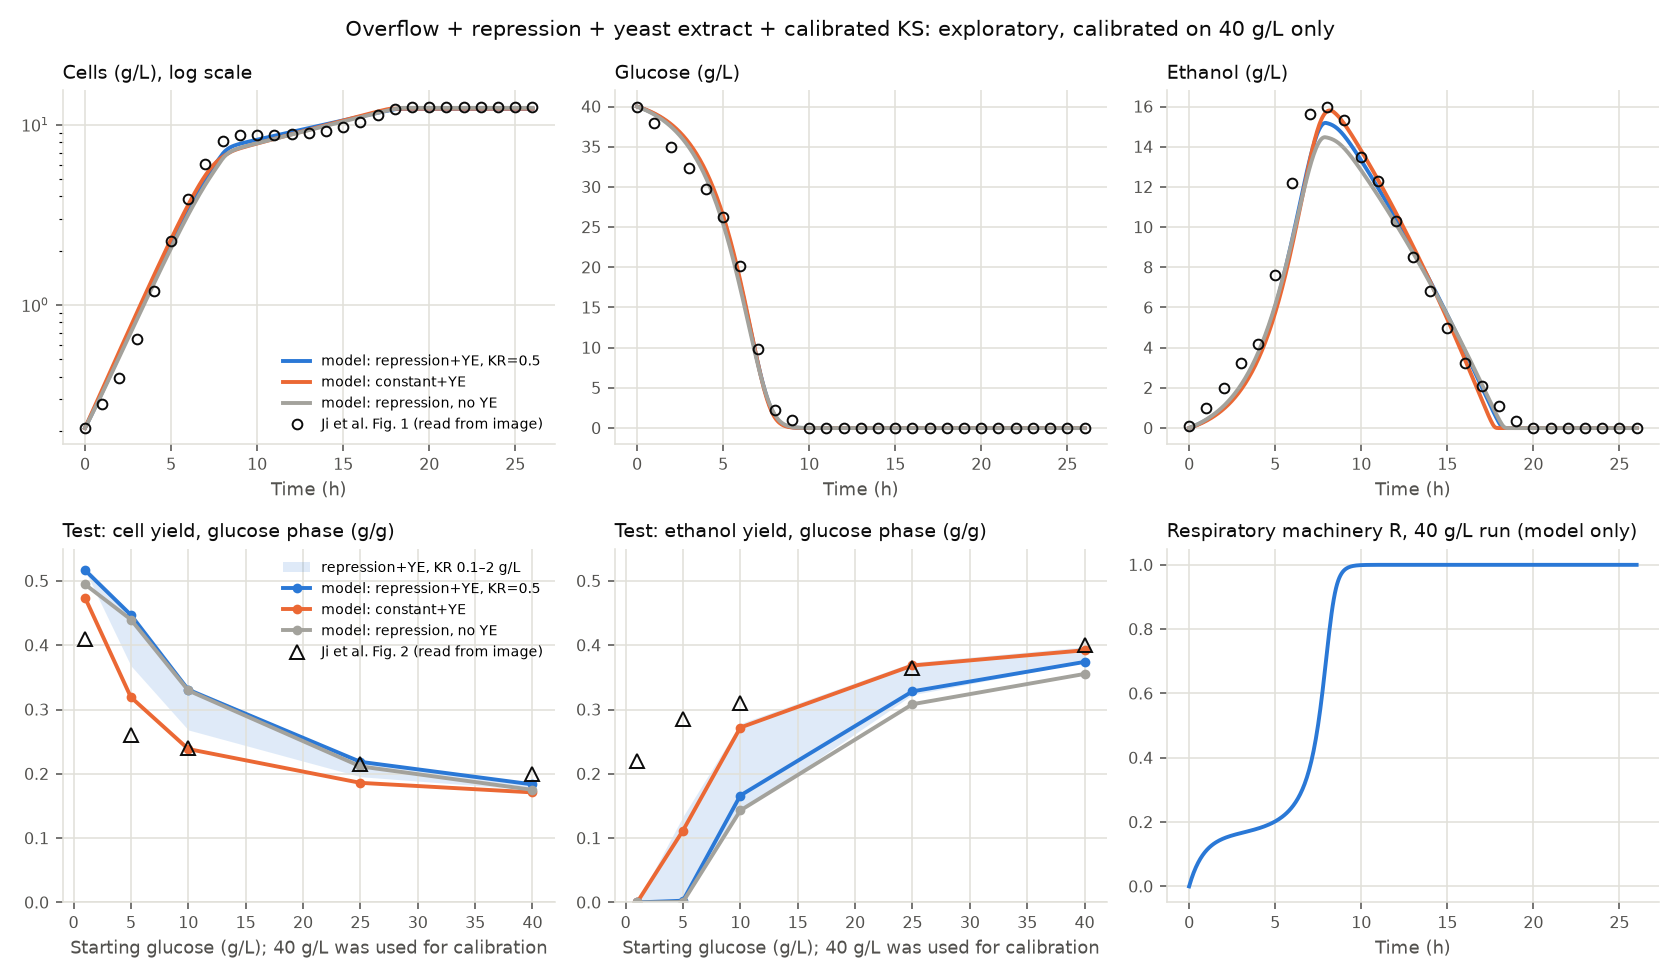

Write the Python code that produced this figure.
# /// script
# requires-python = ">=3.11"
# dependencies = ["numpy", "scipy", "matplotlib"]
# ///
"""EXPLORATORY: 003 plus KS (uptake half-speed point) calibrated instead of fixed.

Step 5 of the first goal (see docs/LEARNING.md). This is a learning model, not the engine.
Identical to 003_with_yeast_extract.py except that KS is calibrated on the 40 g/L run.
Why: with KS fixed at 0.1 g/L (Verduyn 1990, glucose-limited chemostat, where high-affinity
transporters dominate) the model cannot reproduce the glucose tail at 40 g/L. In high-glucose
batch, low-affinity transporters dominate: their half-speed points are about 9-18 g/L (Hxt1/3),
~1.8 g/L (Hxt2/4) and 0.2-0.4 g/L (Hxt6/7) (Reifenberger et al. 1997). That range is used as a
plausibility check on the fitted KS, not as a constraint. Caveat: in wild type at high glucose,
transport may not be what limits uptake (Elbing et al. 2004), so KS here is an effective value
for the whole uptake step, not a transporter constant.

Otherwise identical to 002_overflow_repression.py except for yeast extract (YE).

Why: a carbon balance on Ji et al.'s 40 g/L yields needs more carbon than the glucose supplies.
Ji's batch medium contains about 0.22 g yeast extract per g glucose (Table 1), and yeast extract
is about 0.43 g carbon per g (Schroeder-Kleeberg et al. 2025). See docs/reviews.

How YE is represented, as the simplest assumption and without claiming a mechanism: YE is
co-consumed with glucose in the ratio in which it was added, and each gram of YE consumed adds
Y_XYE grams of cells. Y_XYE is calibrated on the 40 g/L run only, together with the other
calibrated parameters.

What it represents, per gram of cells:
- Sugar uptake slows when sugar is scarce (qs = QS_MAX * S / (KS + S)).
- Uptake up to a threshold is respired, at a high yield. Uptake above the threshold
  overflows to ethanol, at a low yield. The model does not claim WHY the threshold
  exists; see docs/SOURCES.md for the competing explanations.
- Respiratory machinery R (0 = fully repressed, 1 = fully derepressed) sets the threshold.
  R recovers when sugar is low and is repressed when sugar is high. Ethanol can only be
  used as far as the machinery is back (R), and not while glucose is high.
- The cells start repressed (R0 = 0), because Ji et al. precultured them on 20 g/L glucose.

Deliberate simplifications: perfect mixing, enough oxygen and other nutrients, one
average cell, no lag, no death, no ethanol evaporation, no carry-over from the preculture.

Evidence split (agreed with Jakob): calibrate ONLY on Ji et al. Figure 1 (40 g/L), then
predict the glucose-phase yields at 1, 5, 10 and 25 g/L and compare with Figure 2.

Run with:  uv run explorations/004_calibrated_ks.py
"""

import csv
from dataclasses import dataclass, replace
from pathlib import Path

import matplotlib.pyplot as plt
import numpy as np
from scipy.integrate import solve_ivp
from scipy.optimize import least_squares

HERE = Path(__file__).parent

# --- Fixed parameters: literature (other strains) or derived. See docs/SOURCES.md. ---
Y_OX = 0.50  # g cells / g glucose respired (Postma 1989, CBS 8066 chemostat)
Y_RED = 0.10  # g cells / g glucose fermented (Verduyn 1990, anaerobic chemostat)
Y_ETOH = 0.45  # g ethanol / g glucose fermented. Derived: 0.51 stoichiometric maximum, minus
#               the carbon that goes into 0.10 g of cells (assumed composition CH1.8O0.5N0.2).
KS_LITERATURE = 0.1  # g/L, from Verduyn 1990 (~0.55 mM). REPLACED here by a calibrated p.ks.
KE = 0.1  # g/L, the same for ethanol. ASSUMPTION: order of magnitude, borrowed from KS_LITERATURE.
QCRIT_MAX = 0.8  # g glucose / g cells / h, threshold when derepressed (inferred from Postma 1989)
K_REP = 1.0  # 1/h, repression rate. NOT SOURCED and not calibrated. It is not irrelevant:
#             together with k_rec it sets how much machinery survives while glucose is high.
#             Only the balance between the two is visible in one run.
R0 = 0.0  # starting machinery: fully repressed (Ji et al. preculture)

# Starting glucose level at which repression is half-active. NOT SOURCED: shown as a range.
KR_VALUES = (0.1, 0.5, 2.0)

# Ji et al. Table 1: yeast extract (g/L) for each starting glucose level (g/L).
YE0 = {1: 0.2, 5: 1.1, 10: 2.2, 25: 5.6, 40: 8.9}

# Ji et al. Figure 2, read from the image. RESERVED AS THE TEST: never used for fitting.
FIG2 = {1: (0.41, 0.22), 5: (0.26, 0.285), 10: (0.24, 0.31), 25: (0.215, 0.365), 40: (0.20, 0.40)}


@dataclass(frozen=True)
class Params:
    qs_max: float  # g glucose / g cells / h
    qcrit_min: float  # g glucose / g cells / h, threshold when fully repressed
    k_rec: float  # 1/h, recovery rate of the machinery
    qe_max: float  # g ethanol / g cells / h
    y_xe: float  # g cells / g ethanol
    kr: float  # g/L, see KR_VALUES
    repression: bool = True  # False: constant threshold, machinery always available
    y_xye: float = 0.0  # g cells / g yeast extract consumed
    yeast_extract: bool = True
    ye_ratio: float = 0.0  # g YE per g glucose in the medium; set per run in simulate()
    ks: float = KS_LITERATURE  # g/L, calibrated


def rates(p: Params, x: float, s: float, e: float, r: float, ye: float) -> tuple[float, ...]:
    s, e = max(s, 0.0), max(e, 0.0)
    g = s / (s + p.kr)  # how strongly glucose is signalling "repress" (0..1)
    avail = r if p.repression else 1.0
    qs = p.qs_max * s / (p.ks + s)
    qcrit = p.qcrit_min + avail * (QCRIT_MAX - p.qcrit_min) if p.repression else p.qcrit_min
    q_resp = min(qs, qcrit)  # respired part of the uptake
    q_over = qs - q_resp  # overflow part, fermented to ethanol
    qe = p.qe_max * e / (KE + e) * avail * (1 - g)  # ethanol use needs machinery and low glucose
    q_ye = qs * p.ye_ratio if ye > 0 else 0.0  # co-consumed with glucose, in the medium's ratio
    mu = Y_OX * q_resp + Y_RED * q_over + p.y_xe * qe + p.y_xye * q_ye
    dx = mu * x
    ds = -qs * x
    de = (Y_ETOH * q_over - qe) * x
    dr = (p.k_rec * (1 - r) * (1 - g) - K_REP * r * g) if p.repression else 0.0
    return dx, ds, de, dr, -q_ye * x


def simulate(p: Params, s0: float, x0: float, t_end: float, t_eval=None):
    ye0 = YE0[int(s0)] if p.yeast_extract else 0.0
    p = replace(p, ye_ratio=ye0 / s0)
    sol = solve_ivp(
        lambda t, y: rates(p, *y), (0, t_end), [x0, s0, 0.0, R0, ye0],
        t_eval=t_eval, max_step=0.05, rtol=1e-7, atol=1e-9,
    )
    return sol.t, sol.y


def glucose_phase_yields(p: Params, s0: float, x0: float) -> tuple[float, float]:
    """Ji's definition: cells and ethanol formed per gram of glucose, up to glucose exhaustion."""
    t, (x, s, e, _, _) = simulate(p, s0, x0, t_end=40.0)
    i = int(np.argmax(s < 0.01 * s0))  # first time 99 % of the glucose is gone
    return (x[i] - x0) / s0, e[i] / s0


def load_fig1() -> dict[str, np.ndarray]:
    lines = [l for l in open(HERE / "data" / "ji2016_fig1_40gL.csv") if not l.startswith("#")]
    rows = list(csv.DictReader(lines))
    return {k: np.array([float(r[k]) for r in rows]) for k in rows[0]}


def calibrate(data: dict[str, np.ndarray], kr: float, repression: bool, yeast_extract: bool) -> Params:
    t = data["t_h"]

    def make(v) -> Params:
        return Params(*v[:5], kr=kr, repression=repression, yeast_extract=yeast_extract,
                      ks=v[5], y_xye=v[6] if yeast_extract else 0.0)

    def residuals(v):
        p = make(v)
        _, (x, s, e, _, _) = simulate(p, 40.0, data["cells_g_per_L"][0], t[-1], t_eval=t)
        if len(x) != len(t):
            return np.full(3 * len(t), 10.0)
        return np.concatenate([
            np.log(x) - np.log(data["cells_g_per_L"]),  # relative error on cells
            (s - data["glucose_g_per_L"]) / 10.0,  # ~0.2 g/L reading error scaled like the cells
            (e - data["ethanol_g_per_L"]) / 10.0,
        ])

    #         qs_max qcrit_min k_rec qe_max y_xe ks [y_xye]
    start = [2.0, 0.2, 1.0, 0.3, 0.4, 1.0] + ([0.3] if yeast_extract else [])
    lower = [0.2, 0.0, 0.01, 0.01, 0.05, 0.05] + ([0.0] if yeast_extract else [])
    upper = [10.0, QCRIT_MAX, 20.0, 3.0, 0.8, 30.0] + ([1.0] if yeast_extract else [])
    fit = least_squares(residuals, start, bounds=(lower, upper))
    return make(fit.x)


def main() -> None:
    data = load_fig1()
    x0 = data["cells_g_per_L"][0]  # same 5 % inoculum in every run
    models = {f"repression+YE, KR={kr}": calibrate(data, kr, True, True) for kr in KR_VALUES}
    models["constant+YE"] = calibrate(data, KR_VALUES[1], False, True)
    models["repression, no YE"] = calibrate(data, KR_VALUES[1], True, False)

    print("Calibrated on 40 g/L only:")
    for name, p in models.items():
        print(f"  {name:24s} qs_max={p.qs_max:.2f} qcrit_min={p.qcrit_min:.2f} "
              f"k_rec={p.k_rec:.2f} qe_max={p.qe_max:.2f} y_xe={p.y_xe:.2f} y_xye={p.y_xye:.2f} KS={p.ks:.2f}")

    print("\nTest: glucose-phase cell yield (g/g), model vs Ji Fig. 2")
    levels = sorted(FIG2)
    print("  S0      Ji  " + "  ".join(f"{n[:22]:>22s}" for n in models))
    table = {n: [glucose_phase_yields(p, s0, x0) for s0 in levels] for n, p in models.items()}
    for i, s0 in enumerate(levels):
        tag = "(calib.)" if s0 == 40 else ""
        print(f"  {s0:>3} {FIG2[s0][0]:6.2f}  " + "  ".join(f"{table[n][i][0]:22.2f}" for n in models) + f"  {tag}")
    print("\nTest: glucose-phase ethanol yield (g/g)")
    for i, s0 in enumerate(levels):
        print(f"  {s0:>3} {FIG2[s0][1]:6.2f}  " + "  ".join(f"{table[n][i][1]:22.2f}" for n in models))

    plot(data, models, table, levels)


def plot(data, models, table, levels) -> None:
    ink, muted, grid = "#0b0b0b", "#52514e", "#e1e0d9"
    main_name = "repression+YE, KR=0.5"
    colors = {main_name: "#2a78d6", "constant+YE": "#eb6834", "repression, no YE": "#a3a29c"}

    def style(ax, title):
        ax.set_title(title, loc="left", color=ink, fontsize=10)
        ax.grid(True, color=grid, linewidth=0.8)
        ax.tick_params(colors=muted, labelsize=8)
        for side in ("top", "right"):
            ax.spines[side].set_visible(False)
        for side in ("left", "bottom"):
            ax.spines[side].set_color(grid)

    fig, axes = plt.subplots(2, 3, figsize=(12, 7))
    t = np.linspace(0, 26, 400)
    for ax, key, title, log in (
        (axes[0, 0], "cells_g_per_L", "Cells (g/L), log scale", True),
        (axes[0, 1], "glucose_g_per_L", "Glucose (g/L)", False),
        (axes[0, 2], "ethanol_g_per_L", "Ethanol (g/L)", False),
    ):
        idx = {"cells_g_per_L": 0, "glucose_g_per_L": 1, "ethanol_g_per_L": 2}[key]
        for name, color in colors.items():
            _, y = simulate(models[name], 40.0, data["cells_g_per_L"][0], 26, t_eval=t)
            ax.plot(t, y[idx], color=color, linewidth=2, label=f"model: {name}")
        ax.plot(data["t_h"], data[key], "o", mfc="none", mec=ink, ms=5, label="Ji et al. Fig. 1 (read from image)")
        if log:
            ax.set_yscale("log")
        style(ax, title)
        ax.set_xlabel("Time (h)", color=muted, fontsize=9)
    axes[0, 0].legend(fontsize=7, frameon=False, loc="lower right")

    for ax, j, title in ((axes[1, 0], 0, "Test: cell yield, glucose phase (g/g)"),
                         (axes[1, 1], 1, "Test: ethanol yield, glucose phase (g/g)")):
        kr_names = [n for n in models if n.startswith("repression+YE")]
        lo = [min(table[n][i][j] for n in kr_names) for i in range(len(levels))]
        hi = [max(table[n][i][j] for n in kr_names) for i in range(len(levels))]
        ax.fill_between(levels, lo, hi, color="#2a78d6", alpha=0.15, linewidth=0,
                        label="repression+YE, KR 0.1–2 g/L")
        for name, color in colors.items():
            ax.plot(levels, [v[j] for v in table[name]], color=color, linewidth=2, marker="o", ms=4,
                    label=f"model: {name}")
        ax.plot(levels, [FIG2[s][j] for s in levels], "^", mfc="none", mec=ink, ms=7,
                label="Ji et al. Fig. 2 (read from image)")
        ax.set_ylim(0, 0.55)
        style(ax, title)
        ax.set_xlabel("Starting glucose (g/L); 40 g/L was used for calibration", color=muted, fontsize=9)
    axes[1, 0].legend(fontsize=7, frameon=False, loc="upper right")

    _, y = simulate(models[main_name], 40.0, data["cells_g_per_L"][0], 26, t_eval=t)
    axes[1, 2].plot(t, y[3], color="#2a78d6", linewidth=2)
    axes[1, 2].set_ylim(-0.05, 1.05)
    style(axes[1, 2], "Respiratory machinery R, 40 g/L run (model only)")
    axes[1, 2].set_xlabel("Time (h)", color=muted, fontsize=9)

    fig.suptitle("Overflow + repression + yeast extract + calibrated KS: exploratory, calibrated on 40 g/L only",
                 color=ink, fontsize=11)
    fig.tight_layout()
    fig.savefig(HERE / "004_calibrated_ks.png", dpi=140)


if __name__ == "__main__":
    main()
